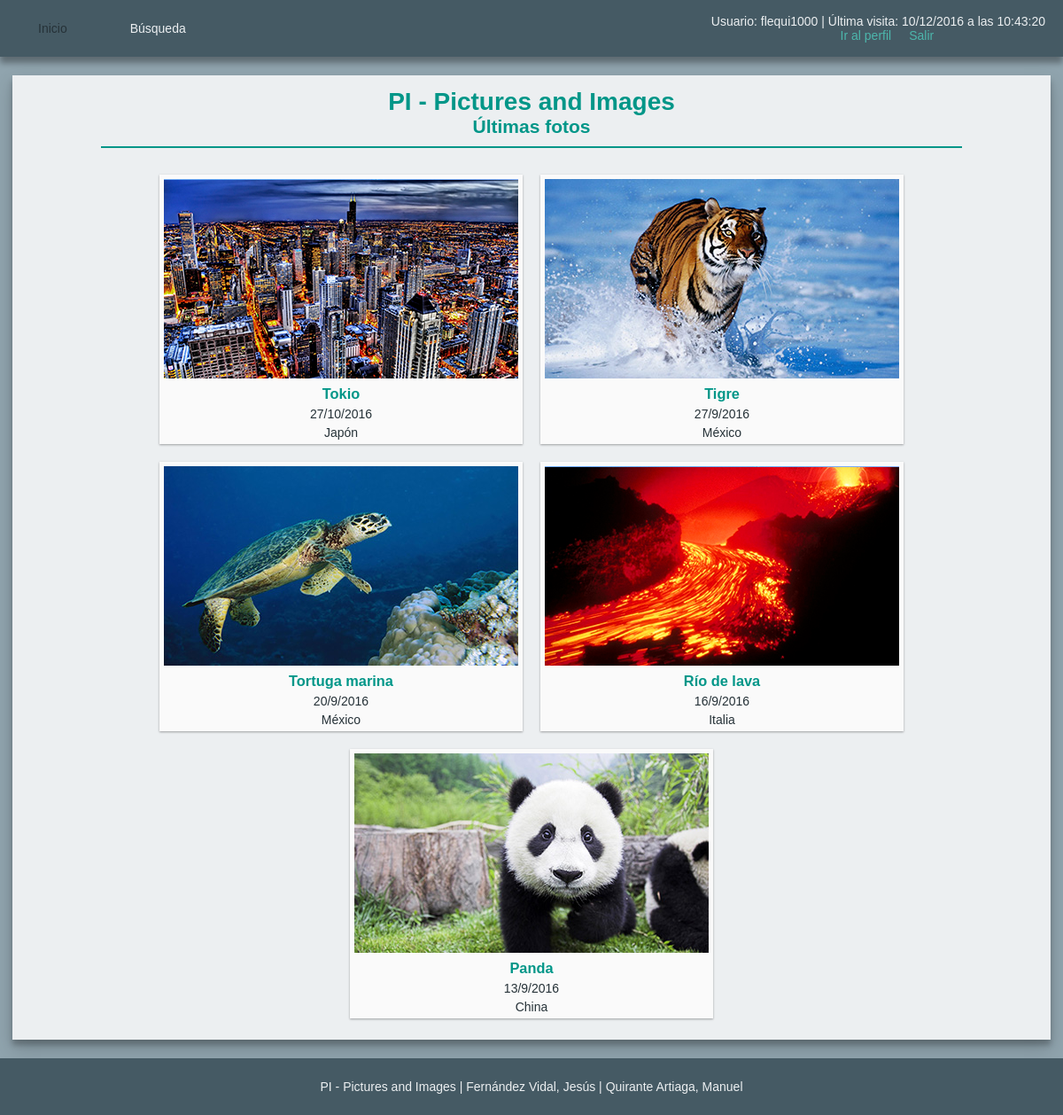
Page / (signed in) on the committed database.
### tables this page shows
CREATE TABLE IF NOT EXISTS `fotos` (
  `IdFoto` int(11) NOT NULL AUTO_INCREMENT,
  `TituloFoto` varchar(50) NOT NULL,
  `DescripcionFoto` varchar(500) DEFAULT NULL,
  `FechaFoto` date NOT NULL,
  `PaisFoto` int(11) DEFAULT NULL,
  `AlbumFoto` int(11) NOT NULL,
  `FicheroFoto` varchar(256) NOT NULL DEFAULT 'img/com/album.png',
  `MiniaturaFoto` varchar(256) NOT NULL DEFAULT 'img/com/album.png',
  `FRegistroFoto` timestamp NOT NULL DEFAULT CURRENT_TIMESTAMP,
  PRIMARY KEY (`IdFoto`),
  UNIQUE KEY `TituloFoto` (`TituloFoto`,`AlbumFoto`),
  KEY `FK_fotos_paises` (`PaisFoto`),
  KEY `FK_fotos_albumes` (`AlbumFoto`),
  CONSTRAINT `FK_fotos_albumes` FOREIGN KEY (`AlbumFoto`) REFERENCES `albumes` (`IdAlbum`) ON DELETE CASCADE ON UPDATE CASCADE,
  CONSTRAINT `FK_fotos_paises` FOREIGN KEY (`PaisFoto`) REFERENCES `paises` (`IdPais`) ON DELETE SET NULL ON UPDATE CASCADE
);

CREATE TABLE IF NOT EXISTS `paises` (
  `IdPais` int(11) NOT NULL AUTO_INCREMENT,
  `NomPais` varchar(50) NOT NULL,
  PRIMARY KEY (`IdPais`),
  UNIQUE KEY `NomPais` (`NomPais`)
);

### inc/func/mysql/basico.inc.php (called while the page is built, shortened)
<?php
	function ejecutarSQL($sql)
	{
		global $conexionBD, $directorioRaiz;
		if (!($resultado = $conexionBD->query($sql)))
		{
			echo "<p><img src='$directorioRaiz"."img/com/error.png' alt='Error' /></p>";
			$tipoConsulta = explode(" ", $sql, 2)[0];
			switch ($tipoConsulta)
			{
				case "INSERT":
				case "insert":
				{
					echo "<p>No se pudo añadir los datos al servidor.</p>";
					break;
				}
				case "UPDATE":
				case "update":
				{
					echo "<p>No se pudo modificar los datos del servidor.</p>";
					break;
				}
				case "DELETE":
				case "delete":
				{
					echo "<p>No se pudo eliminar los datos del servidor.</p>";
					break;
				}
				default:
				{
					echo "<p>No se pudo recuperar los datos del servidor.</p>";
					break;
				}
			}
			return false;
		}
		return $resultado;
	}
?>

### inc/func/mysql/galerias.inc.php (the view, shortened to what this page needs)
<?php
	function verFotos($fotos, $completo = false)
	{
		global $directorioRaiz;
		while ($fila = $fotos->fetch_object())
		{
			$IdFoto = $fila->IdFoto;
			$TituloFoto = $fila->TituloFoto;
			$FechaFoto = date("j/n/Y", strtotime($fila->FechaFoto));
			$NomPais = $fila->NomPais;
			$MiniaturaFoto = $fila->MiniaturaFoto;
?>
			<section class="galeria-cuerpo">
				<a href="<?php echo $directorioRaiz; ?>foto.php?id=<?php echo $IdFoto; ?>">
					<article>
						<div class="marco"><img src="<?php echo "$directorioRaiz$MiniaturaFoto"; ?>" height="225" width="400" alt="Imagen <?php echo $IdFoto; ?>"></div>
						<h3><?php echo $TituloFoto; ?></h3>
						<p><?php echo $FechaFoto; ?></p>
						<p><?php echo $NomPais; ?></p>
					</article>
				</a>
			</section>
<?php
		}
	}
?>

### css/estilos.css (style rules this page uses)
* { margin: 0px; box-sizing: border-box; outline-color: #009688; }
body { min-height: 100vh; padding: 0em 1em; padding-top: 64px; background: #90A4AE; font-family: "Ubuntu", "Arial", "Helvetica", sans-serif; font-size: 14px; color: #263238; display: flex; flex-direction: column; }
main section { display: flex; flex-direction: column; align-items: center; }
h1, h2, h3 { color: #009688; }

### css/contraste.css (style rules this page uses)
* { margin: 0px; box-sizing: border-box; outline-color: #2196F3; }
body { min-height: 100vh; padding: 0em 1em; padding-top: 64px ; background: #263238; font-family: "Ubuntu", "Arial", "Helvetica", sans-serif; font-size: 14px; color: #ECEFF1; display: flex; flex-direction: column; }
main section { display: flex; flex-direction: column; align-items: center; }
h1, h2, h3 { color: #2196F3; }

### css/galerias.css (style rules this page uses)
section { display: flex; flex-flow: row wrap; justify-content: center; align-items: center; }
.galeria-cuerpo { display: flex; flex-flow: row wrap; justify-content: center; align-items: center; }
.galeria-cuerpo a { outline: 0px; display: block; text-decoration: none; }
.galeria-cuerpo a article { margin: 10px; padding: 5px; background: #FAFAFA; box-shadow: 0 1px 3px rgba(0,0,0,0.12), 0 1px 2px rgba(0,0,0,0.24); transition: box-shadow .25s ease-in-out; display: flex; flex-direction: column; justify-content: center; align-items: center; flex-basis: 30%; }
.galeria-cuerpo a article .marco { overflow: hidden; }
.galeria-cuerpo a article img { transition: transform .25s ease-in-out; }
.galeria-cuerpo a article h3, .galeria-cuerpo a article p { margin-top: 5px; }
.galeria-cuerpo a article p { color: #263238; }

### css/contraste-galerias.css (style rules this page uses)
section { display: flex; flex-flow: row wrap; justify-content: center; align-items: center; }
.galeria-cuerpo { display: flex; flex-flow: row wrap; justify-content: center; align-items: center; }
.galeria-cuerpo a { outline: 0px; display: block; text-decoration: none; }
.galeria-cuerpo a article { margin: 10px 5px; border: 2px solid #2196F3; padding: 5px; background: inherit; transition: border .25s ease-in-out; display: flex; flex-direction: column; justify-content: center; align-items: center; flex-basis: 30%; }
.galeria-cuerpo a article .marco { overflow: hidden; }
.galeria-cuerpo a article img { transition: transform .25s ease-in-out; }
.galeria-cuerpo a article h3, .galeria-cuerpo a article p { margin-top: 5px; }
.galeria-cuerpo a article p { color: #ECEFF1; }

### css/imprimir.css (style rules this page uses)
* { margin: 0px; box-sizing: border-box; }
body { min-height: 100vh; background: #FFF; font-family: serif; font-size: 12pt; color: #000; display: flex; flex-direction: column; }
h1, h2, h3 { color: black; }
.galeria-cuerpo a article { background: transparent; box-shadow: none; border: 1px solid #000; flex-basis: 20%; padding: 1px; }
.galeria-cuerpo a article img { visibility: hidden; }
.galeria-cuerpo a article img:after { content: " (" attr(href) ") "; }
.galeria-cuerpo a article h3, .galeria-cuerpo a article p { color: #000; }
section a img { visibility: hidden; }

### rows in the picture
fotos: MiniaturaFoto (picture), TituloFoto "Tokio", FechaFoto "27/10/2016", PaisFoto.NomPais "Japón"
fotos: MiniaturaFoto (picture), TituloFoto "Tigre", FechaFoto "27/9/2016", PaisFoto.NomPais "México"
fotos: MiniaturaFoto (picture), TituloFoto "Tortuga marina", FechaFoto "20/9/2016", PaisFoto.NomPais "México"
fotos: MiniaturaFoto (picture), TituloFoto "Río de lava", FechaFoto "16/9/2016", PaisFoto.NomPais "Italia"
fotos: MiniaturaFoto (picture), TituloFoto "Panda", FechaFoto "13/9/2016", PaisFoto.NomPais "China"

### other values in the picture
$userName "flequi1000"
$fecha "10/12/2016 a las 10:43:20"
